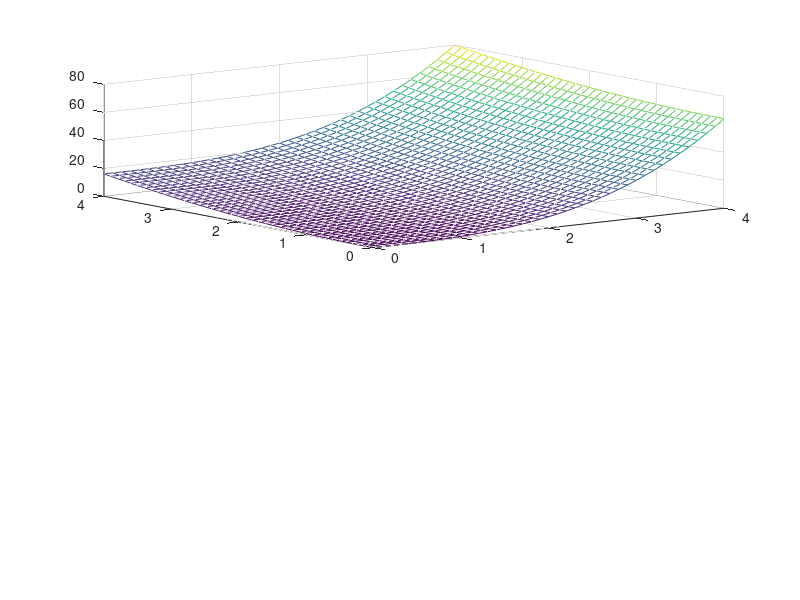

MATLAB code to generate this figure: (Note: this script raises an error after producing the figure.)
function rpc20()
% rpc20  Global optimization for simple functions.
x = 0:.1:4; y = x;
[xx,yy] = meshgrid(x,y);
subplot(2,1,1)
mesh(xx,yy,xx.^3+yy.^2);
f = chebfun(@minf_on_fixed_x,[0 2]);
subplot(2,1,2)
plot(f)
minimum = min(f);
display(minimum)
    function fx = minf_on_fixed_x(y)
        x = chebfun(@(x) x,[0 2]);
        n = length(y);
        fx = zeros(length(y),1);
        for i = 1:n
            fx(i) = min(x.^2+y(i)^2);
        end
    end
end